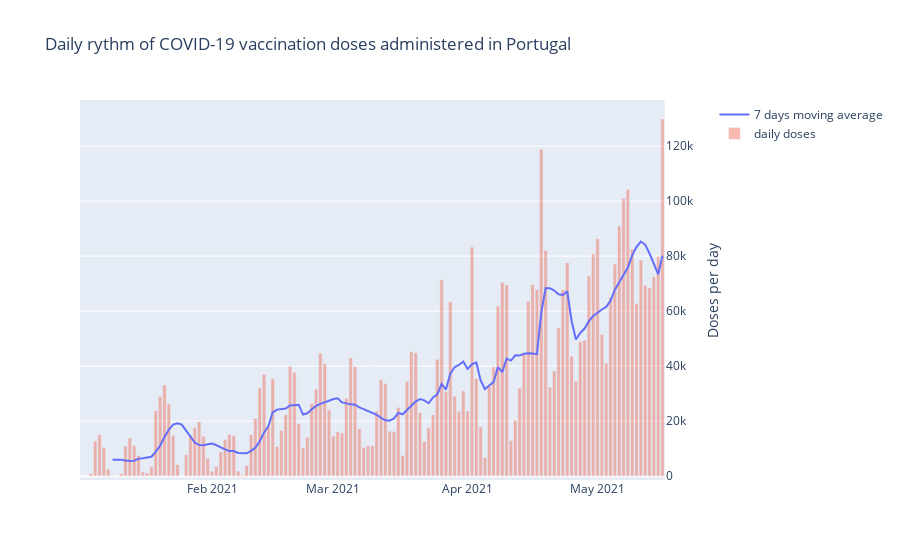

Write notebook code for a chart like this one.
### Code cell
fig = make_subplots(1,1,specs=[[{"secondary_y": True}]])
fig.add_trace(go.Line(x=gp_pt["date"], y=gp_pt["daily_diff_ma"],
                     name="7 days moving average"),
             row = 1, col = 1,secondary_y=True)
fig.add_trace(go.Bar(x=gp_pt["date"], y=gp_pt["daily_diff"],
                    opacity=0.4, name='daily doses'),
             row = 1, col = 1,secondary_y=True)

fig.update_layout(title='Daily rythm of COVID-19 vaccination doses administered in Portugal')
fig.update_yaxes(title_text="Doses per day", secondary_y=True)
fig.show()

### Figure 1 — Plotly figure (JSON) as saved in the notebook; plotly's stock layout.template omitted (floating-point values rounded to 4 significant figures; data arrays with more than 128 entries replaced by an {"elided": "..."} marker saying what was removed)
{"data": [{"name": "7 days moving average", "type": "scatter", "x": {"elided": "135 str values"}, "xaxis": "x", "y": {"elided": "135 float values"}, "yaxis": "y2"}, {"name": "daily doses", "opacity": 0.4, "type": "bar", "x": {"elided": "135 str values"}, "xaxis": "x", "y": {"elided": "135 int values"}, "yaxis": "y2"}], "layout": {"title": {"text": "Daily rythm of COVID-19 vaccination doses administered in Portugal"}, "xaxis": {"anchor": "y", "domain": [0, 0.94]}, "yaxis": {"anchor": "x", "domain": [0, 1]}, "yaxis2": {"anchor": "x", "overlaying": "y", "side": "right", "title": {"text": "Doses per day"}}}}
